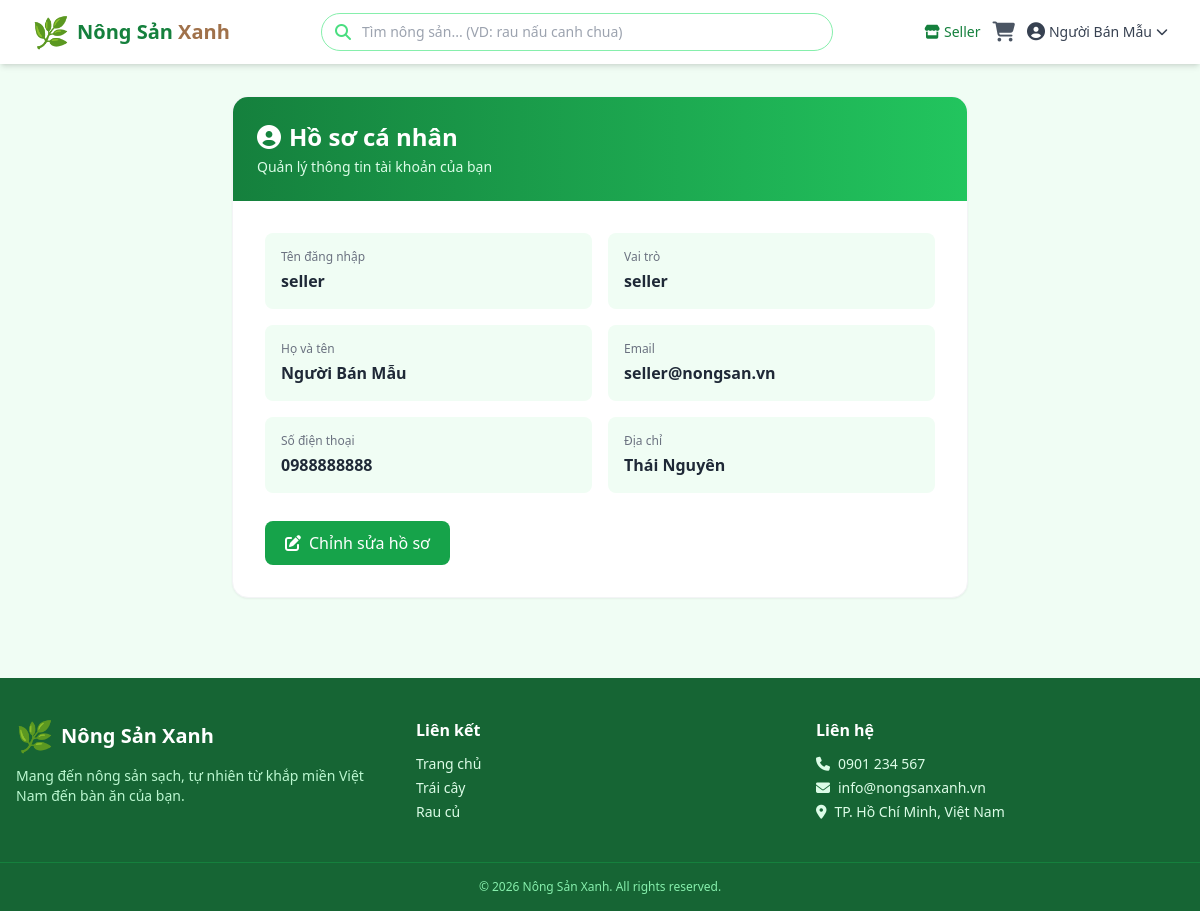
/profile (signed in), run on the app's committed database.
### models.py (models this page shows, shortened)
class User(UserMixin, db.Model):
    __tablename__ = 'users'
    id = db.Column(db.Integer, primary_key=True)
    username = db.Column(db.String(80), unique=True, nullable=False, index=True)
    email = db.Column(db.String(120), unique=True, nullable=False, index=True)
    password_hash = db.Column(db.String(256), nullable=False)
    full_name = db.Column(db.String(150), nullable=False)
    phone = db.Column(db.String(20), nullable=True)
    address = db.Column(db.String(300), nullable=True)
    role = db.Column(db.String(20), nullable=False, default='buyer')  # 'admin' | 'seller' | 'buyer'
    is_active = db.Column(db.Boolean, default=True)
    created_at = db.Column(db.DateTime, default=datetime.utcnow)
    orders = db.relationship('Order', backref='customer', lazy='dynamic')
    products = db.relationship('Product', backref='seller', lazy='dynamic', foreign_keys='Product.seller_id')
    def is_admin(self):
        return self.role == 'admin'
    def is_seller(self):
        return self.role == 'seller'

### app.py (the view)
@app.route('/profile')
@login_required
def profile():
    return render_template('profile.html')

### app.py (called while the page is built)
@login_manager.user_loader
def load_user(user_id):
    return db.session.get(User, int(user_id))

@app.context_processor
def inject_cart_count():
    cart = session.get('cart', {})
    count = sum(item['quantity'] for item in cart.values())
    return dict(cart_count=count, image_url=build_image_url)

### templates/profile.html (shortened to what this page needs)
{% extends 'base.html' %}
{% block content %}
<div class="max-w-3xl mx-auto px-4 py-8">
    <div class="bg-white rounded-2xl shadow-sm border border-gray-100 overflow-hidden">
        <div class="bg-gradient-to-r from-green-brand-700 to-green-brand-500 px-6 py-6 text-white">
            <h1 class="text-2xl font-bold"><i class="fas fa-user-circle mr-2"></i>Hồ sơ cá nhân</h1>
            <p class="text-sm text-green-brand-100 mt-1">Quản lý thông tin tài khoản của bạn</p>
        </div>
        <div class="p-6 md:p-8 space-y-5">
            <div class="grid grid-cols-1 md:grid-cols-2 gap-4">
                <div class="bg-green-brand-50 rounded-lg p-4">
                    <p class="text-xs text-gray-500 mb-1">Tên đăng nhập</p>
                    <p class="font-semibold text-gray-800">{{ current_user.username }}</p>
                </div>
                <div class="bg-green-brand-50 rounded-lg p-4">
                    <p class="text-xs text-gray-500 mb-1">Vai trò</p>
                    <p class="font-semibold text-gray-800">{{ current_user.role }}</p>
                </div>
                <div class="bg-green-brand-50 rounded-lg p-4">
                    <p class="text-xs text-gray-500 mb-1">Họ và tên</p>
                    <p class="font-semibold text-gray-800">{{ current_user.full_name }}</p>
                </div>
                <div class="bg-green-brand-50 rounded-lg p-4">
                    <p class="text-xs text-gray-500 mb-1">Email</p>
                    <p class="font-semibold text-gray-800">{{ current_user.email }}</p>
                </div>
                <div class="bg-green-brand-50 rounded-lg p-4">
                    <p class="text-xs text-gray-500 mb-1">Số điện thoại</p>
                    <p class="font-semibold text-gray-800">{{ current_user.phone or 'Chưa cập nhật' }}</p>
                </div>
                <div class="bg-green-brand-50 rounded-lg p-4">
                    <p class="text-xs text-gray-500 mb-1">Địa chỉ</p>
                    <p class="font-semibold text-gray-800">{{ current_user.address or 'Chưa cập nhật' }}</p>
                </div>
            </div>
            <div class="pt-2">
                <a href="{{ url_for('profile_edit') }}"
                   class="inline-flex items-center gap-2 bg-green-brand-600 text-white px-5 py-2.5 rounded-lg hover:bg-green-brand-700 transition font-medium">
                    <i class="fas fa-pen-to-square"></i>Chỉnh sửa hồ sơ
                </a>
            </div>
        </div>
    </div>
</div>
{% endblock %}

### templates/base.html (shortened to what this page needs)
<!DOCTYPE html>
<html lang="vi">
<head>
    <script src="https://cdn.tailwindcss.com"></script>
    <link rel="stylesheet" href="https://cdnjs.cloudflare.com/ajax/libs/font-awesome/6.5.0/css/all.min.css">
</head>
<body class="bg-green-brand-50 text-gray-800 min-h-screen flex flex-col">
    <nav class="bg-white shadow-md sticky top-0 z-50">
        <div class="max-w-7xl mx-auto px-4 sm:px-6 lg:px-8">
            <div class="flex justify-between items-center h-16">
                <a href="{{ url_for('index') }}" class="flex items-center gap-2">
                    <span class="text-3xl">🌿</span>
                    <span class="text-xl font-bold text-green-brand-700">Nông Sản <span class="text-earth-500">Xanh</span></span>
                </a>
                <div class="hidden md:flex flex-1 max-w-lg mx-8">
                    <form action="{{ url_for('index') }}" method="GET" class="w-full relative">
                        <input type="text" name="q" value="{{ request.args.get('q', '') }}"
                               placeholder="Tìm nông sản... (VD: rau nấu canh chua)"
                               class="w-full pl-10 pr-4 py-2 rounded-full border border-green-brand-300 focus:border-green-brand-500 focus:ring-2 focus:ring-green-brand-200 outline-none text-sm"
                               id="searchInput" autocomplete="off">
                        <i class="fas fa-search absolute left-3.5 top-1/2 -translate-y-1/2 text-green-brand-400"></i>
                    </form>
                </div>
                <div class="flex items-center gap-3">
                    {% if current_user.is_authenticated %}
                        {% if current_user.is_admin() %}
                            <a href="{{ url_for('admin_dashboard') }}" class="hidden sm:inline-flex items-center gap-1 text-sm text-green-brand-700 hover:text-green-brand-900 font-medium">
                                <i class="fas fa-tachometer-alt"></i> Admin
                            </a>
                        {% elif current_user.is_seller() %}
                            <a href="{{ url_for('seller_dashboard') }}" class="hidden sm:inline-flex items-center gap-1 text-sm text-green-brand-700 hover:text-green-brand-900 font-medium">
                                <i class="fas fa-store"></i> Seller
                            </a>
                        {% endif %}
                        <a href="{{ url_for('cart') }}" class="relative text-gray-600 hover:text-green-brand-700">
                            <i class="fas fa-shopping-cart text-xl"></i>
                        </a>
                        <details class="relative">
                            <summary class="flex items-center gap-1 text-sm text-gray-700 hover:text-green-brand-700 font-medium cursor-pointer list-none">
                                <i class="fas fa-user-circle text-lg"></i>
                                <span class="hidden sm:inline">{{ current_user.full_name }}</span>
                                <i class="fas fa-chevron-down text-xs"></i>
                            </summary>
                        </details>
                    {% endif %}
                </div>
            </div>
        </div>
    </nav>
    <main class="flex-1">
        {% block content %}{% endblock %}
    </main>
    <footer class="bg-green-brand-800 text-green-brand-100 mt-12">
        <div class="max-w-7xl mx-auto px-4 py-10 grid grid-cols-1 md:grid-cols-3 gap-8">
            <div>
                <div class="flex items-center gap-2 mb-3">
                    <span class="text-3xl">🌿</span>
                    <span class="text-xl font-bold text-white">Nông Sản Xanh</span>
                </div>
                <p class="text-sm text-green-brand-200">Mang đến nông sản sạch, tự nhiên từ khắp miền Việt Nam đến bàn ăn của bạn.</p>
            </div>
            <div>
                <h4 class="font-semibold text-white mb-3">Liên kết</h4>
                <ul class="space-y-1 text-sm">
                    <li><a href="{{ url_for('index') }}" class="hover:text-white transition">Trang chủ</a></li>
                    <li><a href="{{ url_for('index', category='Trái cây') }}" class="hover:text-white transition">Trái cây</a></li>
                    <li><a href="{{ url_for('index', category='Rau củ') }}" class="hover:text-white transition">Rau củ</a></li>
                </ul>
            </div>
            <div>
                <h4 class="font-semibold text-white mb-3">Liên hệ</h4>
                <ul class="space-y-1 text-sm">
                    <li><i class="fas fa-phone mr-2"></i>0901 234 567</li>
                    <li><i class="fas fa-envelope mr-2"></i>info@nongsanxanh.vn</li>
                    <li><i class="fas fa-map-marker-alt mr-2"></i>TP. Hồ Chí Minh, Việt Nam</li>
                </ul>
            </div>
        </div>
        <div class="border-t border-green-brand-700 text-center py-4 text-xs text-green-brand-300">
            &copy; 2026 Nông Sản Xanh. All rights reserved.
        </div>
    </footer>
</body>
</html>

### data on the page
User: full_name "Người Bán Mẫu", username "seller", role "seller", email "seller@nongsan.vn", phone "0988888888", address "Thái Nguyên"
